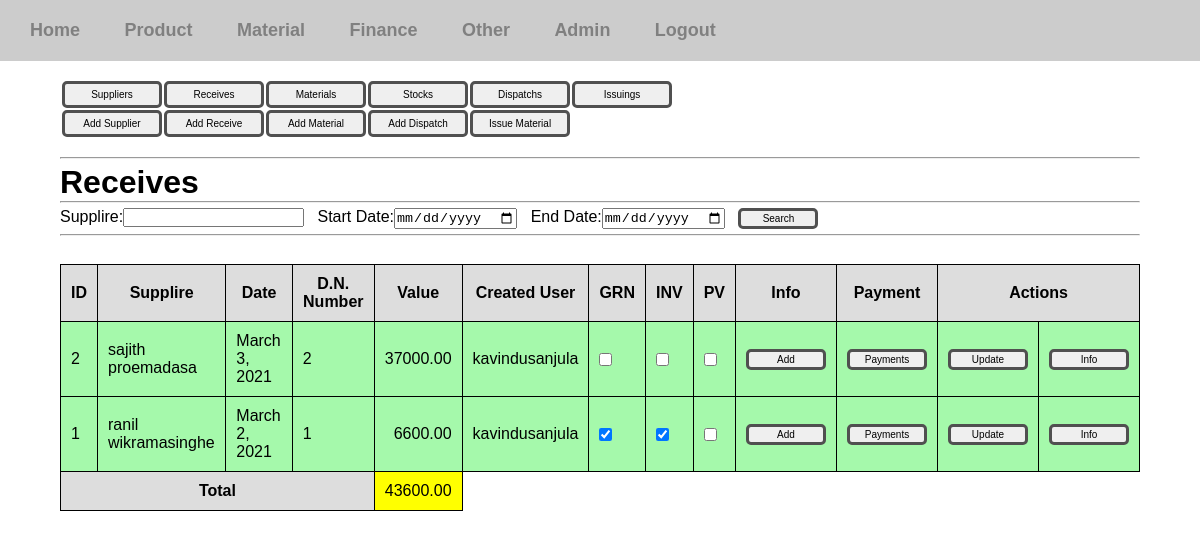
Screenshot of /inventory-manager/receives/ (signed in) with the database file from the repository.
### inventory_manager/models.py (models this page shows, shortened)
class Buy(models.Model):
	supplire = models.ForeignKey(Supplire, null=True, on_delete=models.SET_NULL)
	date = models.DateField()
	dispatch_note_num = models.IntegerField()
	amount = models.DecimalField(max_digits=15,decimal_places=2)
	created_user = models.ForeignKey(User, null=True, on_delete=models.SET_NULL)
	grn = models.CharField(max_length=10, null=True, blank=True)
	invoice = models.CharField(max_length=10, null=True, blank=True)
	payment_voucher = models.CharField(max_length=10, null=True, blank=True)
	paid = models.BooleanField(default=False, null=True, blank=True)

class Supplire(models.Model):
	name = models.CharField(max_length=100)
	email = models.EmailField()
	addr = models.CharField(max_length=200)
	phone = models.CharField(max_length=15)
	def __str__(self):
		return self.name

### inventory_manager/views/material.py (the view)
# urls.py: path('receives/',material.receives_view, name='receives-view'),
@login_required(login_url='/login')
def receives_view(request):
	if request.method == 'POST':
		start_date = request.POST['start_date']
		end_date = request.POST['end_date']
		supplire_name = request.POST['supplire_name']
		receives = get_receives(supplire_name,start_date,end_date)
		total = calc_total(receives)
		context = {'receives':receives, 'total':total}
		return render(request, 'inventory_manager/material/receive.html', context)
	else:
		receives = get_receives()
		total = calc_total(receives)
		context = {'receives':receives, 'total':total}
		return render(request, 'inventory_manager/material/receive.html', context)

### inventory_manager/views/material.py (called while the page is built)
def get_receives(name='',start_date='',end_date=''):
	if name != '' and start_date != '' and end_date != '':
		receives = Buy.objects.filter(supolire__name=name,date__range=[start_date,end_date])
	elif start_date != '' and end_date != '':
		receives = Buy.objects.filter(date__range=[start_date,end_date])
	elif name != '':
		receives = Buy.objects.filter(supolire__name=name)
	elif start_date != '':
		receives = Buy.objects.filter(date=start_date)
	else:
		receives = Buy.objects.all()
	return receives.order_by('-id')

def calc_total(data):
	total = 0
	for element in data:
		total += element.amount
	return total

### templates/inventory_manager/material/receive.html (shortened to what this page needs)
{% extends 'inventory_manager/material.html' %}
{% block contentblock %}
	<h1>Receives</h1>
	<hr>
	<div class="search-form">
		<form action="" method="POST">
			<label for="supplire_name">Supplire:</label><input type="text" name="supplire_name"> &nbsp;
			<label for="start-date">Start Date:</label><input type="date" name="start_date"> &nbsp;
			<label for="end-date">End Date:</label><input type="date" name="end_date"> &nbsp;
			<input type="submit" value="Search" class="btn btn-sm">
		</form>
	</div>
	<hr>
	<br>
	{% if receives %}
		<div class="table-div">
			<table class="view-table">
			<tr>
				<th>ID</th>
				<th>Supplire</th>
				<th>Date</th>
				<th>D.N. Number</th>
				<th>Value</th>
				<th>Created User</th>
				<th>GRN</th>
				<th>INV</th>
				<th>PV</th>
				<th>Info</th>
				<th>Payment</th>
				<th colspan="3">Actions</th>
			</tr>
			{% for receive in receives %}
			<tr class="paid-{{ receive.paid }}">
				<td>{{ receive.id }}</td>
				<td>{{ receive.supplire }}</td>
				<td>{{ receive.date }}</td>
				<td>{{ receive.dispatch_note_num }}</td>
				<td class="amount">{{ receive.amount }}</td>
				<td>{{ receive.created_user }}</td>
				<td>
					<input type="checkbox" class="info-checkbox" {% if receive.grn %} checked {% endif %}>
				</td>
				<td>
					<input type="checkbox" class="info-checkbox" {% if receive.invoice %} checked {% endif %}>
				</td>
				<td>
					<input type="checkbox" class="info-checkbox" {% if receive.payment_voucher %} checked {% endif %}>
				</td>
				<td><a href="{% url 'add-buy-payment' receive.id %}"><button class="btn btn-sm"> Add </button></a></td>
				<td><a href="{% url 'buy-payments' receive.id %}"><button class="btn btn-sm">Payments</button></a></td>
				<td><a href="{% url 'update-receive' receive.id %}"><button class="btn btn-sm"> Update </button></a></td>
				<td><a href="{% url 'receive-info' receive.id %}"><button class="btn btn-sm"> Info </button></a></td>
			</tr>
			{% endfor %}
			<tr>
				<th colspan="4">Total</th>
				<td class="amount" style="background: yellow;">{{ total }}</td>
			</tr>
		</table>
		</div>
	{% else %}
		<p>There are no receives. </p>
	{% endif %}
{% endblock %}

### static/css/styles.css (style rules this page uses)
* { margin: 0; padding: 0; box-sizing: border-box; }
body { font-family: sans-serif; }
a { text-decoration: none; color: gray; }
form select,input,label { display: block; }
.body-content h1 { margin-top: 5px; }
.form-content input,select,label { display: block; margin-top: 10px;margin-bottom: 5px; }
.search-form { padding-top: 5px; padding-bottom: 5px; }
.search-form input,select,label { display: inline; }
.btn { padding: 5px 15px; border: 3px solid #505050; border-radius: 5px; width: 100px; font-size: 10px; }
.btn-sm { padding: 2px; width: 80px; }
.paid-True { background: #a5f9ab; }
.amount { text-align: right; }

### static/css/tables.css (style rules this page uses)
.view-table { margin: 10px 0px; border-collapse: collapse; }
.view-table th { background: #ddd; }
.view-table td,th { padding: 10px; border:1px solid black; }

### rows the page displays
Buy: id "2", supplire "sajith proemadasa", date "March 3, 2021", dispatch_note_num "2", amount "37000.00", created_user "kavindusanjula"
Buy: id "1", supplire "ranil wikramasinghe", date "March 2, 2021", dispatch_note_num "1", amount "6600.00", created_user "kavindusanjula", grn "☑", invoice "☑"

### other values shown
{{ total }} "43600.00"
